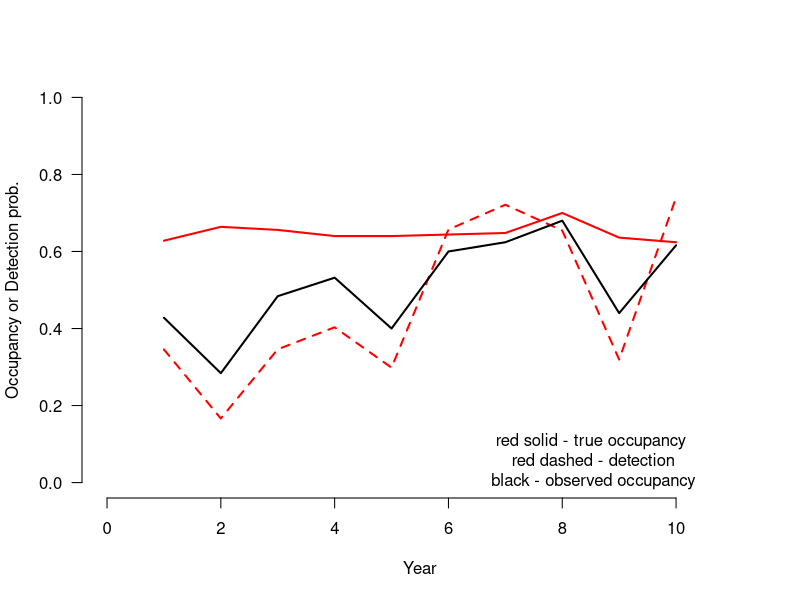

Write R code to recreate this figure.
# Model assumptionf

#Dynamics site-occupancy model assumptions (Royle & Kéry #2007)
#(1) The occupancy status of a site does not change over #the course of sampling (i.e., closed population)
#(2) The occupancy status of a site may change between #seasons, i.e., populations are "open" to extinction and #colonization 
#(3) The probability of occupancy, extinction, and #colonization is the same for all sites or any heterogeneit#y is related to covariates
#(4) The probability of detection is the same across all #sites and observations or any heterogeneity is related to #covariates
#(5) Detection histories at each location are independent

# 13.5.1. Generation and analysis of simulated data
data.fn <- function(R = 250, J = 3, K = 10, psi1 = 0.4, range.p = c(0.2, 0.4), range.phi = c(0.6, 0.8), range.gamma = c(0, 0.1)) {
  # Function to simulate detection/nondetection data for dynamic site-occ model
  # Annual variation in probabilities of patch survival, colonization and 
  # detection is specified by the bounds of a uniform distribution.
  
  # Function arguments:
  # R - Number of sites
  # J - Number of replicate surveys
  # K - Number of years
  # psi1 - occupancy probability in first year
  # range.p - bounds of uniform distribution from which annual p drawn 
  # range.psi and range.gamma - same for survival and colonization probability
  
  # Set up some required arrays
  site <- 1:R					# Sites
  year <- 1:K					# Years
  psi <- rep(NA, K)				# Occupancy probability
  muZ <- z <- array(dim = c(R, K))	# Expected and realized occurrence
  y <- array(NA, dim = c(R, J, K))	# Detection histories
  
  # Determine initial occupancy and demographic parameters
  psi[1] <- psi1				# Initial occupancy probability
  p <- runif(n = K, min = range.p[1], max = range.p[2])
  phi <- runif(n = K-1, min = range.phi[1], max = range.phi[2])
  gamma <- runif(n = K-1, min = range.gamma[1], max = range.gamma[2])
  
  # Generate latent states of occurrence
  # First year
  z[,1] <- rbinom(R, 1, psi[1])		# Initial occupancy state
  # Later years
  for(i in 1:R){				# Loop over sites
    for(k in 2:K){				# Loop over years
      muZ[k] <- z[i, k-1]*phi[k-1] + (1-z[i, k-1])*gamma[k-1] # Prob for occ.
      z[i,k] <- rbinom(1, 1, muZ[k])
    }
  }
  
  # Plot realised occupancy
  plot(year, apply(z, 2, mean), type = "l", xlab = "Year", ylab = "Occupancy or Detection prob.", col = "red", xlim = c(0,K+1), ylim = c(0,1), lwd = 2, lty = 1, frame.plot = FALSE, las = 1)
  lines(year, p , type = "l", col = "red", lwd = 2, lty = 2)
  
  # Generate detection/nondetection data
  for(i in 1:R){
    for(k in 1:K){
      prob <- z[i,k] * p[k]
      for(j in 1:J){
        y[i,j,k] <- rbinom(1, 1, prob)
      }
    }
  }
  
  # Compute annual population occupancy
  for (k in 2:K){
    psi[k] <- psi[k-1]*phi[k-1] + (1-psi[k-1])*gamma[k-1]
  }
  
  # Plot apparent occupancy
  psi.app <- apply(apply(y, c(1,3), max), 2, mean)
  lines(year, psi.app, type = "l", col = "black", lwd = 2)
  text(0.85*K, 0.06, labels = "red solid - true occupancy\n red dashed - detection\n black - observed occupancy")
  
  # Return data
  return(list(R = R, J = J, K = K, psi = psi, psi.app = psi.app, z = z, phi = phi, gamma = gamma, p = p, y = y))
}

data <- data.fn(R = 250, J = 3, K = 10, psi1 = 0.6, range.p = c(0.1, 0.9), range.phi = c(0.7, 0.9), range.gamma = c(0.1, 0.5))

